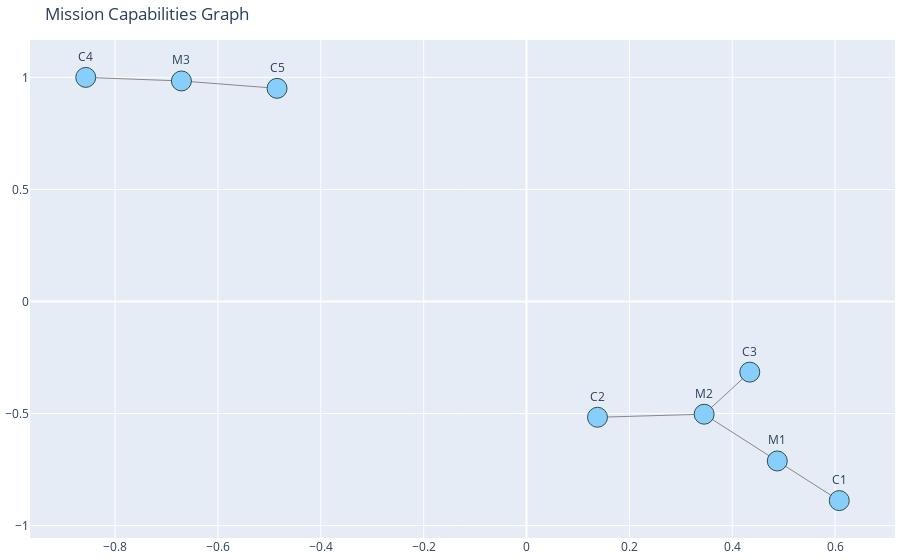

Notebook code for this chart:
### Code cell
# Cell 2: Build an interactive graph of missions_capabilities.json
import json
import pathlib
import networkx as nx
import plotly.graph_objects as go

# Resolve repository root (searching upwards) so paths work regardless of kernel CWD)
def find_repo_root(start=pathlib.Path.cwd()):
    for cand in [start] + list(start.parents):
        if (cand / 'build.gradle').exists() or (cand / '.git').exists():
            return cand
    return pathlib.Path.cwd()
repo_root = find_repo_root()
p = repo_root / 'build' / 'results' / 'mission-control' / 'missions_capabilities.json'
if not p.exists():
    raise FileNotFoundError(f'Missions/capabilities file not found at {p} (repo_root={repo_root})')

with p.open() as f:
    data = json.load(f)

bindings = data.get('results', {}).get('bindings', [])
nodes = {}  # name -> description
edges = set()  # (a,b) tuples (unordered)

def short_from_uri(u):
    if not u:
        return None
    if '#' in u:
        return u.split('#')[-1]
    return u.rstrip('/').split('/')[-1]

for b in bindings:
    cap_uri = b.get('capabilityURI', {}).get('value')
    cap_desc = b.get('capabilityDescription', {}).get('value')
    sub_uri = b.get('subCapabilityURI', {}).get('value')
    sub_desc = b.get('subCapabilityDescription', {}).get('value')

    cap_name = short_from_uri(cap_uri)
    sub_name = short_from_uri(sub_uri) if sub_uri else None

    if cap_name:
        # Only set description if we don't already have one (prefer first non-empty)
        if cap_name not in nodes or not nodes[cap_name]:
            nodes[cap_name] = cap_desc
    if sub_name:
        if sub_name not in nodes or not nodes[sub_name]:
            nodes[sub_name] = sub_desc
        # add an undirected edge (dedupe by sorting)
        if cap_name and sub_name:
            edges.add(tuple(sorted((cap_name, sub_name))))

# Build the graph with networkx
G = nx.Graph()
for n, d in nodes.items():
    G.add_node(n, description=d)
for a, b in edges:
    if a and b:
        G.add_edge(a, b)

# Compute layout
pos = nx.spring_layout(G, seed=42) if len(G) > 0 else {}

# Edge traces
edge_x = []
edge_y = []
for u, v in G.edges():
    x0, y0 = pos[u]
    x1, y1 = pos[v]
    edge_x.extend([x0, x1, None])
    edge_y.extend([y0, y1, None])
edge_trace = go.Scatter(x=edge_x, y=edge_y, mode='lines', line=dict(width=1, color='#888'), hoverinfo='none')

# Node traces
node_x = []
node_y = []
hover_text = []
labels = []
for n in G.nodes():
    x, y = pos[n]
    node_x.append(x)
    node_y.append(y)
    desc = G.nodes[n].get('description') or ''
    hover_text.append(f'{n}<br>{desc}')
    labels.append(n)

node_trace = go.Scatter(
    x=node_x,
    y=node_y,
    mode='markers+text',
    text=labels,
    textposition='top center',
    hovertext=hover_text,
    hoverinfo='text',
    marker=dict(size=20, color='LightSkyBlue', line=dict(width=1, color='DarkSlateGrey'))
)

fig = go.Figure(data=[edge_trace, node_trace], layout=go.Layout(
    title='Mission Capabilities Graph',
    showlegend=False,
    hovermode='closest',
    margin=dict(b=20, l=5, r=5, t=40)
))

fig.show()

### Figure 1 — Plotly figure (JSON) as saved in the notebook; plotly's stock layout.template omitted (floating-point values rounded to 4 significant figures)
{"data": [{"hoverinfo": "none", "line": {"color": "#888", "width": 1}, "mode": "lines", "type": "scatter", "x": [0.4341, 0.3454, null, 0.3454, 0.138, null, 0.3454, 0.4876, null, -0.6711, -0.8571, null, -0.6711, -0.4851, null, 0.6081, 0.4876, null], "y": [-0.3153, -0.503, null, -0.503, -0.5167, null, -0.503, -0.7118, null, 0.9841, 1, null, 0.9841, 0.9512, null, -0.8885, -0.7118, null]}, {"hoverinfo": "text", "hovertext": ["C3<br>Constantly fetch new notifications", "M2<br>Enable Real-Time Data Stream", "C2<br>Constantly fetch live fire and drone updates", "M3<br>Provide Responsive, Easy-to-Use Interface", "C5<br>Enable text-message like chat interface with warden", "C4<br>Allow adjustment of dashboard color schemes", "C1<br>Enable view of fire state from specific time points", "M1<br>Allow Analysis of Fire at Any Point in Time"], "marker": {"color": "LightSkyBlue", "line": {"color": "DarkSlateGrey", "width": 1}, "size": 20}, "mode": "markers+text", "text": ["C3", "M2", "C2", "M3", "C5", "C4", "C1", "M1"], "textposition": "top center", "type": "scatter", "x": [0.4341, 0.3454, 0.138, -0.6711, -0.4851, -0.8571, 0.6081, 0.4876], "y": [-0.3153, -0.503, -0.5167, 0.9841, 0.9512, 1, -0.8885, -0.7118]}], "layout": {"hovermode": "closest", "margin": {"b": 20, "l": 5, "r": 5, "t": 40}, "showlegend": false, "title": {"text": "Mission Capabilities Graph"}}}
